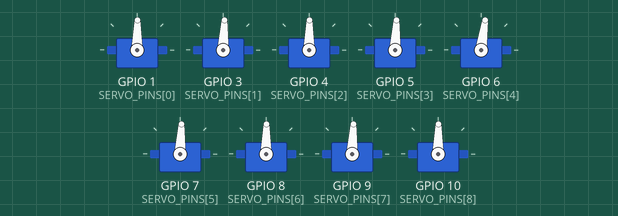
Simulated run of this sketch. Board: ESP32-S3. Shown: 9 × servo. What the sketch prints to the serial monitor is not drawn.

Above: at 0.85 s.
At 3.9 s:
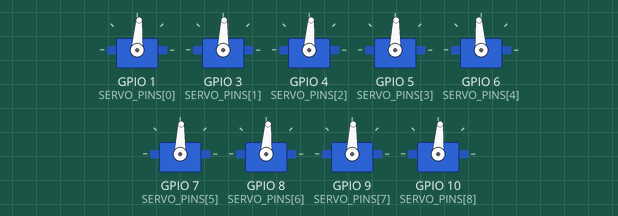
At 6.6 s:
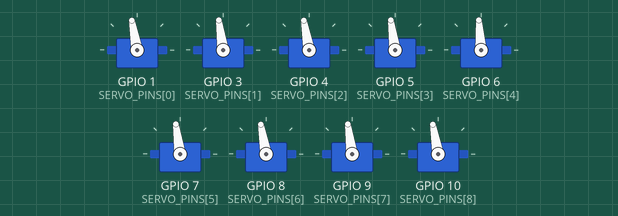
Timing chart, 0 to 9.9 s (numbered marks = the images above):
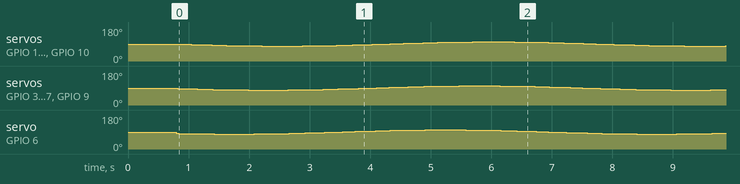

The sketch:

polyp_3x3_sg92r_v1_0.ino
```cpp
/*
 * PROJECT: Polyp (notwled servo console)
 * DEVICE:  Standalone 3x3 ripple rig, single ESP32-S3 SuperMini, no PCA9685
 *
 * Supersedes polyp_3x3_fs90r_v1_0.ino now that the rig is wired with SG92R
 * positional servos instead of FS90R continuous-rotation ones, same pins,
 * same 3x3 layout, same wiring. This version is simpler and more honest to
 * the console: SG92R holds a real angle, so the ripple wave from
 * https://sui001.github.io/polyp/ is applied directly as a bend angle
 * around a centre position, no speed-command workaround, no per-unit
 * stop-point drift to fight.
 *
 * Exported console fields still NOT used here, and why: stickLengthCm/
 * stickThicknessCm are the console's visual horn geometry, this rig has no
 * physical horn/arm attached, just the servo itself moving. mountPanDeg is
 * the console's second (pan) servo stage, this rig is single-servo per
 * cell, no pan axis exists in hardware. Only swingRangeDeg (amplitude),
 * wavelengthCm and speedMultiplier (the ripple's shape) carry over.
 *
 * As before, the console never exports a ripple origin (no click point in
 * the JSON), so this defaults to the centre servo. Change
 * RIPPLE_ORIGIN_ROW/COL below to move it.
 *
 * CONFIGURATION:
 *   All tuning in the CONFIG block below. Single standalone rig, not a
 *   mesh node, no DEVICE_ID needed.
 *
 * WIRING (unchanged from the FS90R build, same rig, same wiring, 2026-09-09):
 *   GPIO 1, 3, 4, 5, 6, 7, 8, 9, 10  ->  servo 1..9 signal
 *   Servo layout (viewed from the front):
 *     7  8  9   <- top row
 *     4  5  6   <- middle row
 *     1  2  3   <- bottom row
 *   GPIO2 deliberately skipped (SuperMini strapping pin, do not use).
 *   Servo power is a separate supply from the ESP32's own rail, its ground
 *   is tied to the ESP32's GND (confirmed common 2026-09-09).
 */

#include <ESP32Servo.h>

#define VERSION "1.0"

// ---------------- CONFIG ----------------

// GPIO per servo, index 0 = servo1 (bottom-left) ... index 8 = servo9 (top-right)
const int SERVO_PINS[9] = {1, 3, 4, 5, 6, 7, 8, 9, 10};

// Grid position per servo index, row 0 = bottom, col 0 = left.
const int SERVO_ROW[9] = {0, 0, 0, 1, 1, 1, 2, 2, 2};
const int SERVO_COL[9] = {0, 1, 2, 0, 1, 2, 0, 1, 2};

// Ripple origin cell, defaults to the centre servo (index 4, servo5), the
// console export has no click-origin field to read this from.
const float RIPPLE_ORIGIN_ROW = 1.0;
const float RIPPLE_ORIGIN_COL = 1.0;

// Straight from the console export (rig.json):
const float WAVELENGTH_CELLS = 2.0;   // wavelengthCm: 2, read as cells (no real
                                       // physical spacing to convert against)
const float ANIM_SPEED       = 0.9;   // speedMultiplier 0.3 * the console's internal x3
const float SWING_DEG        = 11.0;  // swingRangeDeg: 11, now a real bend angle

const int CENTER_DEG = 90;  // rest position, swing happens either side of this

// Per-servo mounting trim in degrees. Horns rarely sit dead-square across
// 9 units, nudge individually if a servo's "centre" visibly leans.
int angleTrim[9] = {0, 0, 0, 0, 0, 0, 0, 0, 0};

const int UPDATE_HZ = 50;                 // standard servo refresh rate
const unsigned long ARM_DELAY_MS = 800;   // settle at centre before the wave starts

// -----------------------------------------

Servo servos[9];

void setup() {
  Serial.begin(115200);
  Serial.printf("Polyp 3x3 SG92R ripple rig, firmware v%s\n", VERSION);

  ESP32PWM::allocateTimer(0);
  ESP32PWM::allocateTimer(1);
  ESP32PWM::allocateTimer(2);
  ESP32PWM::allocateTimer(3);

  for (int i = 0; i < 9; i++) {
    servos[i].setPeriodHertz(UPDATE_HZ);
    servos[i].attach(SERVO_PINS[i], 500, 2400); // SG92R full-range pulse span
    servos[i].write(CENTER_DEG + angleTrim[i]);
  }

  Serial.println("Settling at centre...");
  delay(ARM_DELAY_MS);
  Serial.println("Rippling.");
}

void loop() {
  float t = millis() / 1000.0;

  for (int i = 0; i < 9; i++) {
    float dRow = SERVO_ROW[i] - RIPPLE_ORIGIN_ROW;
    float dCol = SERVO_COL[i] - RIPPLE_ORIGIN_COL;
    float dist = sqrt(dRow * dRow + dCol * dCol);

    // same shape as the console's ripple: sin(distance/wavelength - t*speed)
    float value = sin(dist / WAVELENGTH_CELLS - t * ANIM_SPEED);

    int angle = CENTER_DEG + angleTrim[i] + (int)round(value * SWING_DEG);
    angle = constrain(angle, 0, 180);

    servos[i].write(angle);
  }

  delay(1000 / UPDATE_HZ);
}

/*
 * FLASH INSTRUCTIONS:
 *   Board:            ESP32S3 Dev Module
 *   USB CDC On Boot:  Enabled
 *   Flash Size:       4MB (32Mb)
 *   Partition Scheme: Default 4MB with spiffs
 *   Upload Mode:      UART0 / Hardware CDC
 *   Upload Speed:     921600
 *
 *   Library needed: "ESP32Servo" by Kevin Harrington / John K. Bennett.
 *
 *   After flashing, reselect the COM port before opening Serial Monitor,
 *   it changes on every flash.
 */
```
